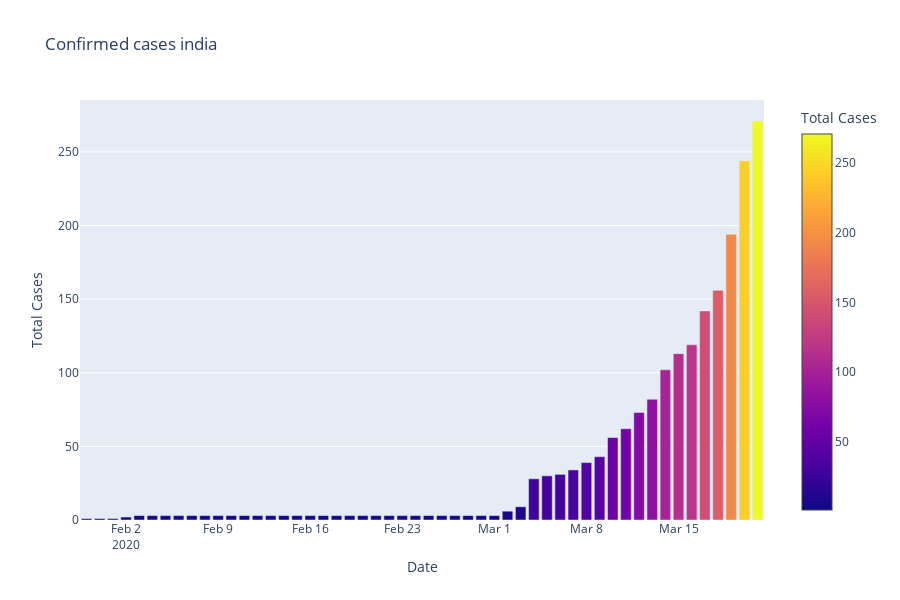
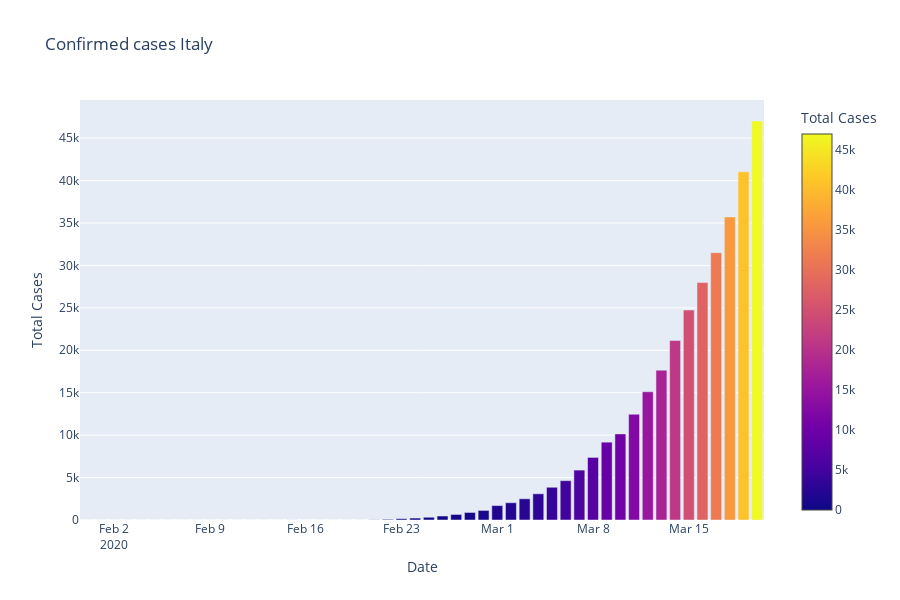
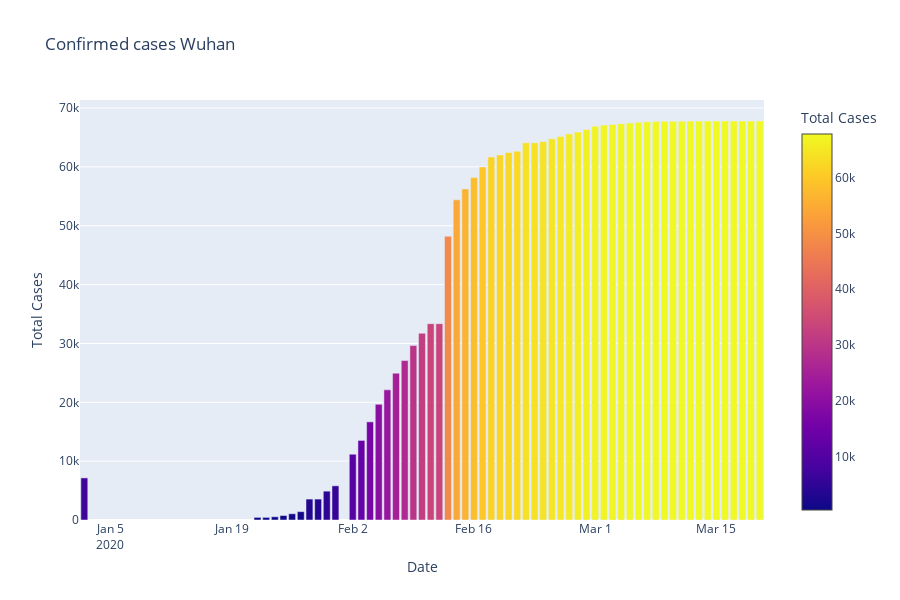

The notebook cell these images were saved under, in order:
### Code cell
#plotly express


fig = px.bar(dbd_India, x ="Date",y ="Total Cases", color="Total Cases",title="Confirmed cases india")
fig.show()

fig = px.bar(dbd_Italy, x ="Date",y ="Total Cases", color="Total Cases",title="Confirmed cases Italy")
fig.show()

fig = px.bar(dbd_Wuhan, x ="Date",y ="Total Cases", color="Total Cases",title="Confirmed cases Wuhan")
fig.show()

fig = px.bar(dbd_Korea, x ="Date",y ="Total Cases", color="Total Cases",title="Confirmed cases Korea")
fig.show()

### Figure 1 — Plotly figure (JSON) as saved in the notebook; plotly's stock layout.template omitted (floating-point values rounded to 4 significant figures)
{"data": [{"alignmentgroup": "True", "hoverlabel": {"namelength": 0}, "hovertemplate": "Date=%{x}<br>Total Cases=%{marker.color}", "legendgroup": "", "marker": {"color": [1, 1, 1, 2, 3, 3, 3, 3, 3, 3, 3, 3, 3, 3, 3, 3, 3, 3, 3, 3, 3, 3, 3, 3, 3, 3, 3, 3, 3, 3, 3, 3, 6, 9, 28, 30, 31, 34, 39, 43, 56, 62, 73, 82, 102, 113, 119, 142, 156, 194, 244, 271], "coloraxis": "coloraxis"}, "name": "", "offsetgroup": "", "orientation": "v", "showlegend": false, "textposition": "auto", "type": "bar", "x": ["2020-01-30T00:00:00", "2020-01-31T00:00:00", "2020-02-01T00:00:00", "2020-02-02T00:00:00", "2020-02-03T00:00:00", "2020-02-04T00:00:00", "2020-02-05T00:00:00", "2020-02-06T00:00:00", "2020-02-07T00:00:00", "2020-02-08T00:00:00", "2020-02-09T00:00:00", "2020-02-10T00:00:00", "2020-02-11T00:00:00", "2020-02-12T00:00:00", "2020-02-13T00:00:00", "2020-02-14T00:00:00", "2020-02-15T00:00:00", "2020-02-16T00:00:00", "2020-02-17T00:00:00", "2020-02-18T00:00:00", "2020-02-19T00:00:00", "2020-02-20T00:00:00", "2020-02-21T00:00:00", "2020-02-22T00:00:00", "2020-02-23T00:00:00", "2020-02-24T00:00:00", "2020-02-25T00:00:00", "2020-02-26T00:00:00", "2020-02-27T00:00:00", "2020-02-28T00:00:00", "2020-02-29T00:00:00", "2020-03-01T00:00:00", "2020-03-02T00:00:00", "2020-03-03T00:00:00", "2020-03-04T00:00:00", "2020-03-05T00:00:00", "2020-03-06T00:00:00", "2020-03-07T00:00:00", "2020-03-08T00:00:00", "2020-03-09T00:00:00", "2020-03-10T00:00:00", "2020-03-11T00:00:00", "2020-03-12T00:00:00", "2020-03-13T00:00:00", "2020-03-14T00:00:00", "2020-03-15T00:00:00", "2020-03-16T00:00:00", "2020-03-17T00:00:00", "2020-03-18T00:00:00", "2020-03-19T00:00:00", "2020-03-20T00:00:00", "2020-03-21T00:00:00"], "xaxis": "x", "y": [1, 1, 1, 2, 3, 3, 3, 3, 3, 3, 3, 3, 3, 3, 3, 3, 3, 3, 3, 3, 3, 3, 3, 3, 3, 3, 3, 3, 3, 3, 3, 3, 6, 9, 28, 30, 31, 34, 39, 43, 56, 62, 73, 82, 102, 113, 119, 142, 156, 194, 244, 271], "yaxis": "y"}], "layout": {"barmode": "relative", "coloraxis": {"colorbar": {"title": {"text": "Total Cases"}}, "colorscale": [[0, "#0d0887"], [0.1111, "#46039f"], [0.2222, "#7201a8"], [0.3333, "#9c179e"], [0.4444, "#bd3786"], [0.5556, "#d8576b"], [0.6667, "#ed7953"], [0.7778, "#fb9f3a"], [0.8889, "#fdca26"], [1, "#f0f921"]]}, "height": 600, "legend": {"tracegroupgap": 0}, "title": {"text": "Confirmed cases india"}, "xaxis": {"anchor": "y", "domain": [0, 0.98], "title": {"text": "Date"}}, "yaxis": {"anchor": "x", "domain": [0, 1], "title": {"text": "Total Cases"}}}}

### Figure 2 — Plotly figure (JSON) as saved in the notebook; plotly's stock layout.template omitted (floating-point values rounded to 4 significant figures)
{"data": [{"alignmentgroup": "True", "hoverlabel": {"namelength": 0}, "hovertemplate": "Date=%{x}<br>Total Cases=%{marker.color}", "legendgroup": "", "marker": {"color": [2, 2, 2, 2, 2, 2, 3, 3, 3, 3, 3, 3, 3, 3, 3, 3, 3, 3, 3, 3, 3, 3, 20, 79, 157, 229, 323, 470, 655, 889, 1128, 1701, 2036, 2502, 3089, 3858, 4636, 5883, 7375, 9172, 10149, 12462, 15113, 17660, 21157, 24747, 27980, 31506, 35713, 41035, 47021], "coloraxis": "coloraxis"}, "name": "", "offsetgroup": "", "orientation": "v", "showlegend": false, "textposition": "auto", "type": "bar", "x": ["2020-01-31T00:00:00", "2020-02-01T00:00:00", "2020-02-02T00:00:00", "2020-02-03T00:00:00", "2020-02-04T00:00:00", "2020-02-05T00:00:00", "2020-02-06T00:00:00", "2020-02-07T00:00:00", "2020-02-08T00:00:00", "2020-02-09T00:00:00", "2020-02-10T00:00:00", "2020-02-11T00:00:00", "2020-02-12T00:00:00", "2020-02-13T00:00:00", "2020-02-14T00:00:00", "2020-02-15T00:00:00", "2020-02-15T00:00:00", "2020-02-16T00:00:00", "2020-02-17T00:00:00", "2020-02-18T00:00:00", "2020-02-19T00:00:00", "2020-02-20T00:00:00", "2020-02-21T00:00:00", "2020-02-22T00:00:00", "2020-02-23T00:00:00", "2020-02-24T00:00:00", "2020-02-25T00:00:00", "2020-02-26T00:00:00", "2020-02-27T00:00:00", "2020-02-28T00:00:00", "2020-02-29T00:00:00", "2020-03-01T00:00:00", "2020-03-02T00:00:00", "2020-03-03T00:00:00", "2020-03-04T00:00:00", "2020-03-05T00:00:00", "2020-03-06T00:00:00", "2020-03-07T00:00:00", "2020-03-08T00:00:00", "2020-03-09T00:00:00", "2020-03-10T00:00:00", "2020-03-11T00:00:00", "2020-03-12T00:00:00", "2020-03-13T00:00:00", "2020-03-14T00:00:00", "2020-03-15T00:00:00", "2020-03-16T00:00:00", "2020-03-17T00:00:00", "2020-03-18T00:00:00", "2020-03-19T00:00:00", "2020-03-20T00:00:00"], "xaxis": "x", "y": [2, 2, 2, 2, 2, 2, 3, 3, 3, 3, 3, 3, 3, 3, 3, 3, 3, 3, 3, 3, 3, 3, 20, 79, 157, 229, 323, 470, 655, 889, 1128, 1701, 2036, 2502, 3089, 3858, 4636, 5883, 7375, 9172, 10149, 12462, 15113, 17660, 21157, 24747, 27980, 31506, 35713, 41035, 47021], "yaxis": "y"}], "layout": {"barmode": "relative", "coloraxis": {"colorbar": {"title": {"text": "Total Cases"}}, "colorscale": [[0, "#0d0887"], [0.1111, "#46039f"], [0.2222, "#7201a8"], [0.3333, "#9c179e"], [0.4444, "#bd3786"], [0.5556, "#d8576b"], [0.6667, "#ed7953"], [0.7778, "#fb9f3a"], [0.8889, "#fdca26"], [1, "#f0f921"]]}, "height": 600, "legend": {"tracegroupgap": 0}, "title": {"text": "Confirmed cases Italy"}, "xaxis": {"anchor": "y", "domain": [0, 0.98], "title": {"text": "Date"}}, "yaxis": {"anchor": "x", "domain": [0, 1], "title": {"text": "Total Cases"}}}}

### Figure 3 — Plotly figure (JSON) as saved in the notebook; plotly's stock layout.template omitted (floating-point values rounded to 4 significant figures)
{"data": [{"alignmentgroup": "True", "hoverlabel": {"namelength": 0}, "hovertemplate": "Date=%{x}<br>Total Cases=%{marker.color}", "legendgroup": "", "marker": {"color": [444, 444, 549, 761, 1058, 1423, 3554, 3554, 4903, 5806, 7153, 11177, 13522, 16678, 19665, 22112, 24953, 27100, 29631, 31728, 33366, 33366, 48206, 54406, 56249, 58182, 59989, 61682, 62031, 62442, 62662, 64084, 64084, 64287, 64786, 65187, 65596, 65914, 66337, 66907, 67103, 67217, 67332, 67466, 67592, 67666, 67707, 67743, 67760, 67773, 67781, 67786, 67790, 67794, 67798, 67799, 67800, 67800, 67800], "coloraxis": "coloraxis"}, "name": "", "offsetgroup": "", "orientation": "v", "showlegend": false, "textposition": "auto", "type": "bar", "x": ["2020-01-22T00:00:00", "2020-01-23T00:00:00", "2020-01-24T00:00:00", "2020-01-25T00:00:00", "2020-01-26T00:00:00", "2020-01-27T00:00:00", "2020-01-28T00:00:00", "2020-01-29T00:00:00", "2020-01-30T00:00:00", "2020-01-31T00:00:00", "2020-01-02T00:00:00", "2020-02-02T00:00:00", "2020-02-03T00:00:00", "2020-02-04T00:00:00", "2020-02-05T00:00:00", "2020-02-06T00:00:00", "2020-02-07T00:00:00", "2020-02-08T00:00:00", "2020-02-09T00:00:00", "2020-02-10T00:00:00", "2020-02-11T00:00:00", "2020-02-12T00:00:00", "2020-02-13T00:00:00", "2020-02-14T00:00:00", "2020-02-15T00:00:00", "2020-02-16T00:00:00", "2020-02-17T00:00:00", "2020-02-18T00:00:00", "2020-02-19T00:00:00", "2020-02-20T00:00:00", "2020-02-21T00:00:00", "2020-02-22T00:00:00", "2020-02-23T00:00:00", "2020-02-24T00:00:00", "2020-02-25T00:00:00", "2020-02-26T00:00:00", "2020-02-27T00:00:00", "2020-02-28T00:00:00", "2020-02-29T00:00:00", "2020-03-01T00:00:00", "2020-03-02T00:00:00", "2020-03-03T00:00:00", "2020-03-04T00:00:00", "2020-03-05T00:00:00", "2020-03-06T00:00:00", "2020-03-07T00:00:00", "2020-03-08T00:00:00", "2020-03-09T00:00:00", "2020-03-10T00:00:00", "2020-03-11T00:00:00", "2020-03-12T00:00:00", "2020-03-13T00:00:00", "2020-03-14T00:00:00", "2020-03-15T00:00:00", "2020-03-16T00:00:00", "2020-03-17T00:00:00", "2020-03-18T00:00:00", "2020-03-19T00:00:00", "2020-03-20T00:00:00"], "xaxis": "x", "y": [444, 444, 549, 761, 1058, 1423, 3554, 3554, 4903, 5806, 7153, 11177, 13522, 16678, 19665, 22112, 24953, 27100, 29631, 31728, 33366, 33366, 48206, 54406, 56249, 58182, 59989, 61682, 62031, 62442, 62662, 64084, 64084, 64287, 64786, 65187, 65596, 65914, 66337, 66907, 67103, 67217, 67332, 67466, 67592, 67666, 67707, 67743, 67760, 67773, 67781, 67786, 67790, 67794, 67798, 67799, 67800, 67800, 67800], "yaxis": "y"}], "layout": {"barmode": "relative", "coloraxis": {"colorbar": {"title": {"text": "Total Cases"}}, "colorscale": [[0, "#0d0887"], [0.1111, "#46039f"], [0.2222, "#7201a8"], [0.3333, "#9c179e"], [0.4444, "#bd3786"], [0.5556, "#d8576b"], [0.6667, "#ed7953"], [0.7778, "#fb9f3a"], [0.8889, "#fdca26"], [1, "#f0f921"]]}, "height": 600, "legend": {"tracegroupgap": 0}, "title": {"text": "Confirmed cases Wuhan"}, "xaxis": {"anchor": "y", "domain": [0, 0.98], "title": {"text": "Date"}}, "yaxis": {"anchor": "x", "domain": [0, 1], "title": {"text": "Total Cases"}}}}
